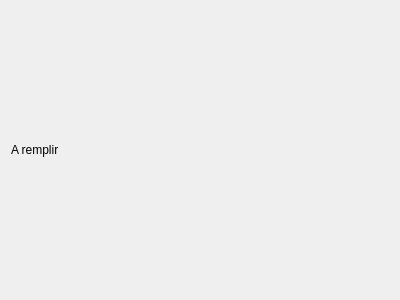
<?xml version="1.0" encoding="UTF-8"?>
<ui version="4.0">
 <class>Dialog</class>
 <widget class="QDialog" name="Dialog">
  <property name="geometry">
   <rect>
    <x>0</x>
    <y>0</y>
    <width>400</width>
    <height>300</height>
   </rect>
  </property>
  <property name="windowTitle">
   <string>Dialog</string>
  </property>
  <layout class="QGridLayout" name="gridLayout_2">
   <item row="0" column="0">
    <layout class="QGridLayout" name="gridLayout">
     <item row="0" column="0">
      <widget class="QLabel" name="label">
       <property name="text">
        <string>A remplir</string>
       </property>
      </widget>
     </item>
    </layout>
   </item>
  </layout>
 </widget>
 <resources/>
 <connections/>
</ui>
